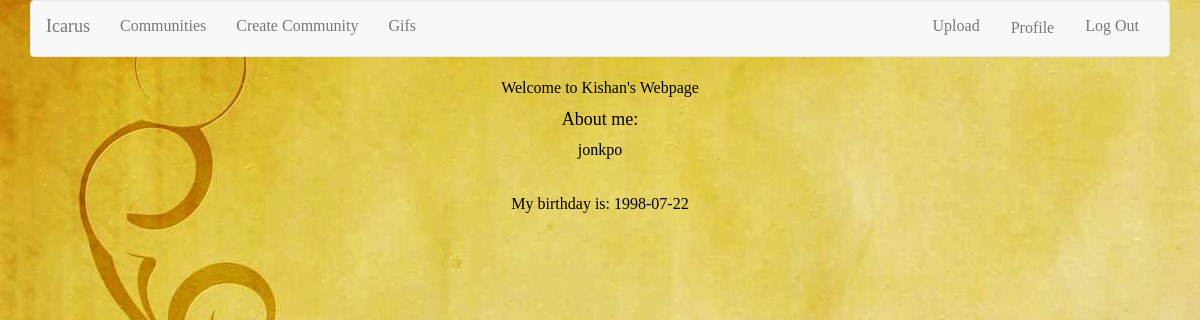
Screenshot of /profile (signed in) with the database file from the repository.
### tables this page shows
CREATE TABLE 'profile' ('id' INTEGER, 'name' TEXT, 'birthday' TEXT, 'description' TEXT);

### application.py (the view)
@login_required
@app.route("/profile", methods=["GET", "POST"])
def profile():
    profiel = queries.profilelookup()
    if profiel:
        return render_template("profile.html", profiel = profiel[0])
    return redirect(url_for("newprofile"))

### queries.py (called while the page is built)
def profilelookup():
    return db.execute("SELECT id, name, birthday, description FROM profile WHERE id = :id", id = session["user_id"])

### templates/profile.html (shortened to what this page needs)
{% extends "layout.html" %}
{% block main %}
    <form action="{{ url_for('profile') }}" method="post">
	    <body>
	    <div id="main-content">
		<div id="left-column">
			<div id="logo">
			Welcome to {{profiel.name}}'s Webpage<br>
			</div>
			<div class="box">
        		<h4>About me: </h4>
        		<p>{{profiel.description}}</p><br>
        		<p>My birthday is: {{profiel.birthday}}</p>
			</div>
		</div>
	</body>
  	</form>
{% endblock %}

### static/styles.css (style rules this page uses)
html, body { font-family: "PT Sans", "Helvetica Neue", "Helvetica", "Roboto", "Arial", sans-serif; -webkit-font-smoothing: antialiased; }
p { line-height: 1.3125rem; }

### static/upload.css (style rules this page uses)
html, body { margin: 0; padding: 0; font-weight: 300; height: 100%; max-width:100%; max-height:100%; background-image: url("image_database/yellowbackground.jpg"); text-align: center; color: black; font-size: 16px; overflow: scroll; font-family: "Times New Roman", Times, serif; }

### rows the page displays
profile: name "Kishan", description "jonkpo", birthday "1998-07-22"
